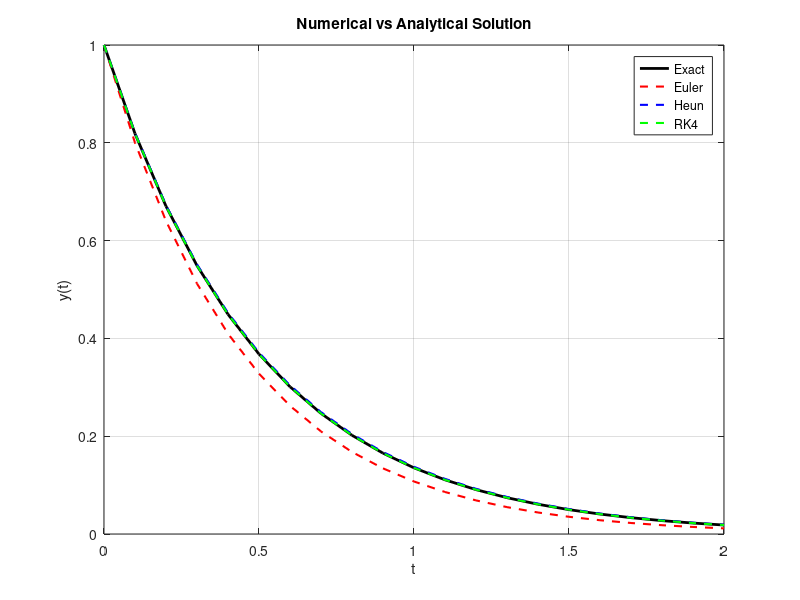

Source code (MATLAB):
clc; clear; close all;

f = @(t,y) -2*y;
t0=0; tf=2; y0=1;
N=20; h=(tf-t0)/N;
t=t0:h:tf;

%% Euler
tic;
y_euler=zeros(size(t)); y_euler(1)=y0;
for i=1:N
    y_euler(i+1)=y_euler(i)+h*f(t(i),y_euler(i));
end
time_euler=toc;

%% Heun (Improved Euler)
tic;
y_heun=zeros(size(t)); y_heun(1)=y0;
for i=1:N
    k1=f(t(i),y_heun(i));
    k2=f(t(i)+h,y_heun(i)+h*k1);
    y_heun(i+1)=y_heun(i)+h*(k1+k2)/2;
end
time_heun=toc;

%% RK4
tic;
y_rk4=zeros(size(t)); y_rk4(1)=y0;
for i=1:N
    k1=f(t(i),y_rk4(i));
    k2=f(t(i)+h/2,y_rk4(i)+h*k1/2);
    k3=f(t(i)+h/2,y_rk4(i)+h*k2/2);
    k4=f(t(i)+h,y_rk4(i)+h*k3);
    y_rk4(i+1)=y_rk4(i)+h*(k1+2*k2+2*k3+k4)/6;
end
time_rk4=toc;

%% Analytical Solution
y_exact=exp(-2*t);

%% Plot results
figure;
plot(t,y_exact,'k','LineWidth',2); hold on;
plot(t,y_euler,'--r','LineWidth',1.5);
plot(t,y_heun,'--b','LineWidth',1.5);
plot(t,y_rk4,'--g','LineWidth',1.5);
legend('Exact','Euler','Heun','RK4');
xlabel('t'); ylabel('y(t)');
title('Numerical vs Analytical Solution');
grid on;

%% Display times
fprintf('Computation times:\nEuler: %.6e s\nHeun: %.6e s\nRK4: %.6e s\n', ...
    time_euler,time_heun,time_rk4);
